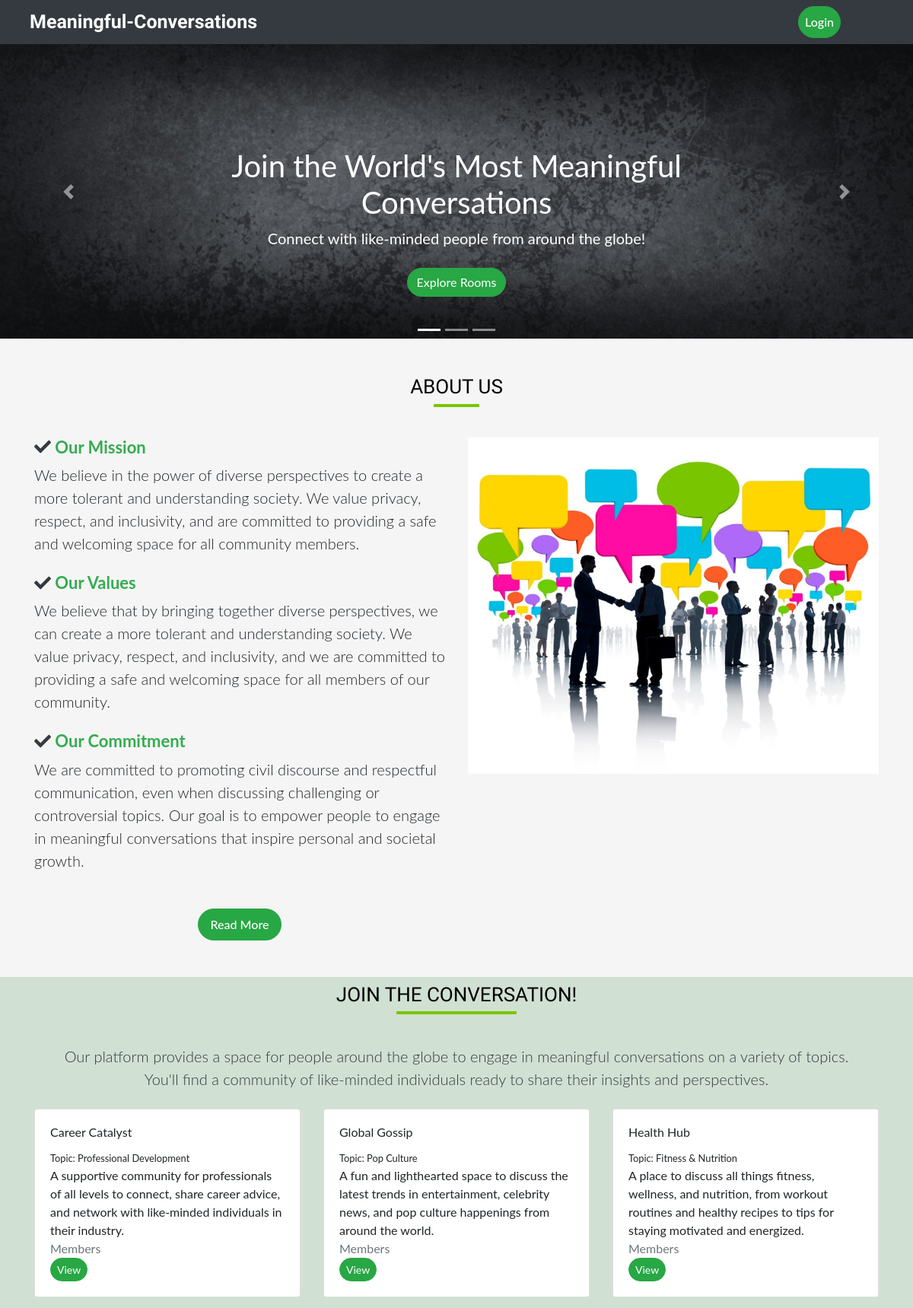
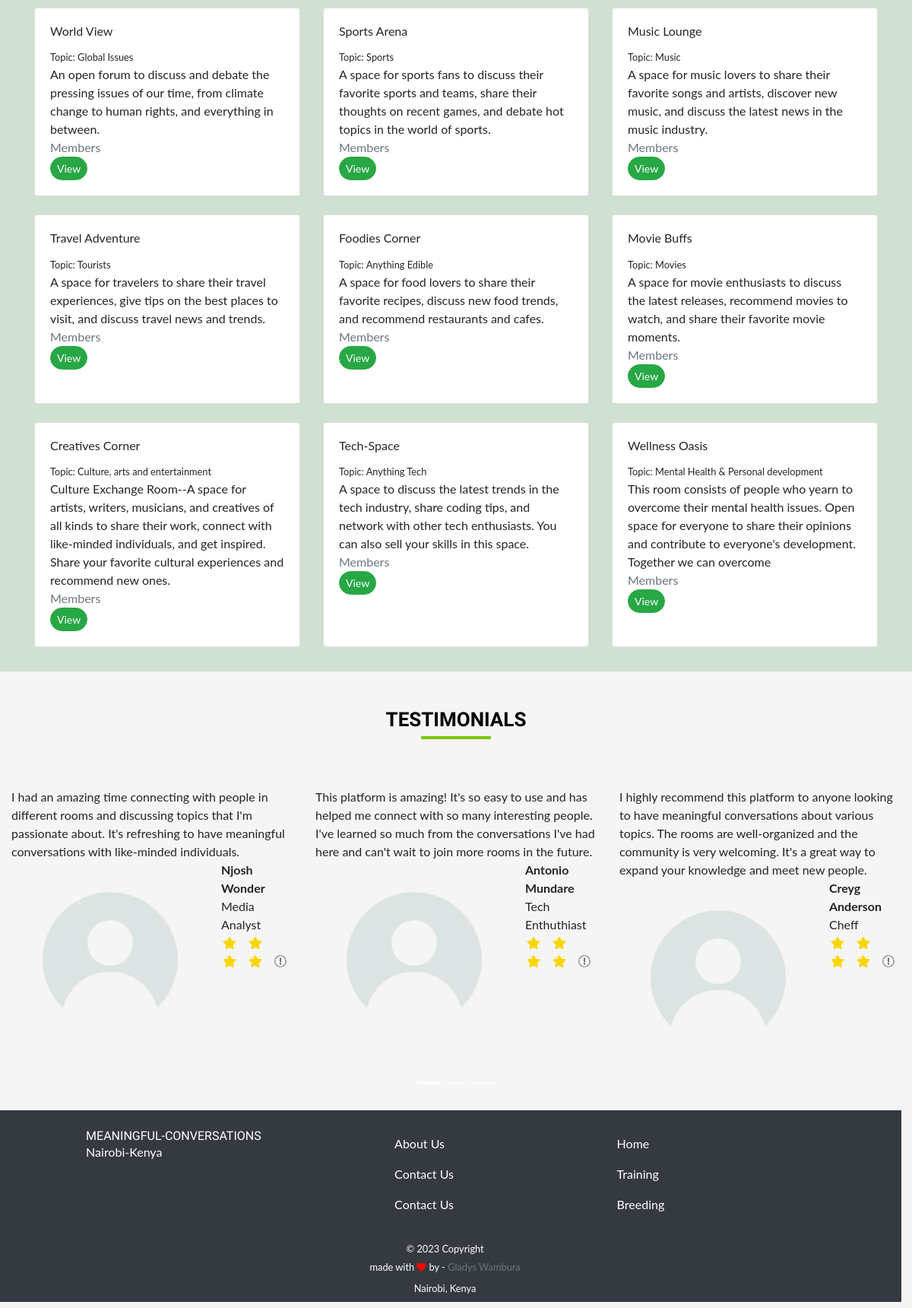
The page / on the database its author committed (2 pictures, top to bottom).
### conversations/models.py (models this page shows, shortened)
class Room(models.Model):
    name = models.CharField(max_length=255)
    topic = models.ForeignKey(Topic, on_delete=models.CASCADE)
    room_mates = models.ManyToManyField(User, related_name="room_mates", blank=True)
    host = models.ForeignKey(User, on_delete=models.CASCADE, related_name='creator')
    description =models.TextField(null=True)
    created_at = models.DateTimeField(auto_now_add=True)
    updated_at = models.DateTimeField(auto_now=True)
    class Meta:
        ordering = [ '-created_at']

class Topic(models.Model):
    name = models.CharField(("Room-Topic"), max_length=150)
    def __str__(self):
        return self.name

### conversations/views.py (the view)
# urls.py: path('', views.index, name='index'),
def index(request):
    rooms = Room.objects.all()
    topics = Topic.objects.all()
    q = request.GET.get('q') if request.GET.get('q') != None else ''
    rooms = Room.objects.filter(topic__name__icontains=q)
    context = {'rooms': rooms, 'topics': topics}
    return render(request, 'index.html', context)

### conversations/templates/index.html (shortened to what this page needs)
{% extends 'base.html' %} {% load static %} {% block content %}
  <div class="contentpage">
    <div class="">
      <div id="carouselExampleCaptions" class="carousel slide" data-ride="carousel" style="width:100%; height: auto">
        <ol class="carousel-indicators">
          <li data-target="#carouselExampleCaptions" data-slide-to="0" class="active"></li>
          <li data-target="#carouselExampleCaptions" data-slide-to="1"></li>
          <li data-target="#carouselExampleCaptions" data-slide-to="2"></li>
        </ol>
        <div class="carousel-inner">
          <div class="carousel-item active">
            <img src="{% static 'images/carouselimage3.jpg' %}" class="d-block w-100" alt="...">
            <div class="carousel-caption d-none d-md-block " style="margin-auto; top: 30%;">
              <h3 style="font-size: 40px;"> Join the World's Most Meaningful Conversations</h3>
              <p class="mt-2" style="font-size: 20px;">Connect with like-minded people from around the globe!</p>
              <a class="mt-4 btn btn-success btn-md" href="#rooms" role="button">Explore Rooms</a>
            </div>
          </div>
        </div>
        <button class="carousel-control-prev" type="button" data-target="#carouselExampleCaptions" data-slide="prev">
          <span class="carousel-control-prev-icon" aria-hidden="true"></span>
        </button>
        <button class="carousel-control-next" type="button" data-target="#carouselExampleCaptions" data-slide="next">
          <span class="carousel-control-next-icon" aria-hidden="true"></span>
        </button>
      </div>
    <section id="about-us" class="py-5">
      <div class="container">
        <h2 style="font-family: 'Merienda One', sans-serif">About Us</h2>
        <div class="row">
          <div class="col-md-6" style="font-size: 18px;">
            <h3 class="mb-2 font-bold" style="font-size: 22px; color:#34ac50"><i class="text-dark fas fa-check"></i> Our Mission</h3>
            <p class="mb-4 lead">
              We believe in the power of diverse perspectives to create a more
              tolerant and understanding society. We value privacy, respect, and
              inclusivity, and are committed to providing a safe and welcoming space
              for all community members.
            </p>
            <h3 class="mb-2 font-bold" style="font-size: 22px; color:#34ac50"><i class="text-dark fas fa-check"></i> Our Values</h3>
            <p class="mb-4 lead">
              We believe that by bringing together diverse perspectives, we can create a more tolerant and understanding society. We value privacy, respect, and inclusivity, and we are committed to providing a safe and welcoming space for all members of our community.
            </p>
            <h3 class="mb-2 font-bold" style="font-size: 22px; color:#34ac50"><i class="text-dark fas fa-check"></i> Our Commitment</h3>
            <p class="lead">
              We are committed to promoting civil discourse and respectful
              communication, even when discussing challenging or controversial
              topics. Our goal is to empower people to engage in meaningful
              conversations that inspire personal and societal growth.
            </p>
            <div class="text-center">
              <a href="{% url 'about' %}" class="btn btn-success text-center text-white px-3 py-2 rounded-md text-md font-medium mt-5"> Read More </a>
            </div>
          </div>
          <div class="col-md-6">
            <img
              src="{% static 'images/aboutimage.jpeg' %}"
              alt="About Us"
              class="img-fluid"
              style="border:none;"
            />
          </div>
        </div>
      </div>
    </section>
    <section class="py-2" style="background-color: #d0e0d2">
      <div class="container-fluid ">
        <h2 style="font-family: 'Merienda One', sans-serif" id="rooms">Join the Conversation!</h2>
        <p class="lead text-dark text-bold text-center mb-4">
          Our platform provides a space for people around the globe to engage in
          meaningful conversations on a variety of topics. <br> You'll find a community
          of like-minded individuals ready to share their insights and
          perspectives.
        </p>
      </div>
    <div class="container" >
      <div class="row">
        {% for room in rooms %}
        <div class="col-md-4 d-flex align-items-stretch">
          <div class="card mb-4 box-shadow">
            <div class="card-body align-self-end">
              <h4 class="card-title">{{ room.name }}</h4>
              <small class="card-text">Topic: {{ room.topic }}</small>
              <br>
              <p class="card-text">{{ room.description }}</p>
              <p class="card-text text-muted">{{ room.members.count }} Members</p>
              <div class="d-flex justify-content-between align-items-center">
                <div class="row">
                  <div class="col-md-4 btn-group">
                    <a
                      href="{% url 'room' room.id %}"
                      class="btn btn-success btn-sm"
                      >View</a
                    >
                  </div>
                </div>
              </div>
            </div>
          </div>
        </div>
        {% endfor %}
      </div>
    </div>
  </section>
    <div class="container-fluid mt-5">
      <div class="row">
        <div class="col-sm-12">
          <div id="myCarousel" class="carousel slide" data-ride="carousel">
            <h2 style="font-family: 'Merienda One', sans-serif"><b>Testimonials</b></h2>
            <br />
            <ol class="carousel-indicators">
              <li data-target="#myCarousel" data-slide-to="0" class="active"></li>
              <li data-target="#myCarousel" data-slide-to="1"></li>
              <li data-target="#myCarousel" data-slide-to="2"></li>
            </ol>
            <div class="carousel-inner">
              <div class="carousel-item active">
                <div class="row">
                  <div class="col-sm-4">
                    <div class="testimonial">
                      <p>
                        I had an amazing time connecting with people in different
                        rooms and discussing topics that I'm passionate about.
                        It's refreshing to have meaningful conversations with
                        like-minded individuals.
                      </p>
                    </div>
                    <div class="media">
                      <img
                        src="{% static 'images/user-icon.png' %}"
                        class="mr-3"
                        alt=""
                      />
                      <div class="media-body">
                        <div class="overview">
                          <div class="name"><b>Njosh Wonder</b></div>
                          <div class="details">Media Analyst</div>
                          <div class="star-rating">
                            <ul class="list-inline">
                              <li class="list-inline-item">
                                <i class="fa fa-star" style="color: #fad600"></i>
                              </li>
                              <li class="list-inline-item">
                                <i class="fa fa-star" style="color: #fad600"></i>
                              </li>
                              <li class="list-inline-item">
                                <i class="fa fa-star" style="color: #fad600"></i>
                              </li>
                              <li class="list-inline-item">
                                <i class="fa fa-star" style="color: #fad600"></i>
                              </li>
                              <li class="list-inline-item">
                                <i class="fa fa-star-o"></i>
                              </li>
                            </ul>
                          </div>
                        </div>
                      </div>
                    </div>
                  </div>
                  <div class="col-sm-4">
                    <div class="testimonial">
                      <p>
                        This platform is amazing! It's so easy to use and has
                        helped me connect with so many interesting people. I've
                        learned so much from the conversations I've had here and
                        can't wait to join more rooms in the future.
                      </p>
                    </div>
                    <div class="media">
                      <img
                        src="{% static 'images/user-icon.png' %}"
                        class="mr-3"
                        alt=""
                      />
                      <div class="media-body">
                        <div class="overview">
                          <div class="name"><b>Antonio Mundare</b></div>
                          <div class="details">Tech Enthuthiast</div>
                          <div class="star-rating">
                            <ul class="list-inline">
                              <li class="list-inline-item">
                                <i class="fa fa-star" style="color: #fad600"></i>
                              </li>
                              <li class="list-inline-item">
                                <i class="fa fa-star" style="color: #fad600"></i>
                              </li>
                              <li class="list-inline-item">
                                <i class="fa fa-star" style="color: #fad600"></i>
                              </li>
                              <li class="list-inline-item">
                                <i class="fa fa-star" style="color: #fad600"></i>
                              </li>
                              <li class="list-inline-item">
                                <i class="fa fa-star-o"></i>
                              </li>
                            </ul>
                          </div>
                        </div>
                      </div>
                    </div>
                  </div>
                  <div class="col-sm-4">
                    <div class="testimonial">
                      <p>
                        I highly recommend this platform to anyone looking to have
                        meaningful conversations about various topics. The rooms
                        are well-organized and the community is very welcoming.
                        It's a great way to expand your knowledge and meet new
                        people.
                      </p>
                    </div>
                    <div class="media">
                      <img
                        src="{% static 'images/user-icon.png' %}"
                        class="mr-3"
                        alt=""
                      />
                      <div class="media-body">
                        <div class="overview">
                          <div class="name"><b>Creyg Anderson</b></div>
                          <div class="details">Cheff</div>
                          <div class="star-rating">
                            <ul class="list-inline">
                              <li class="list-inline-item">
                                <i class="fa fa-star" style="color: #fad600"></i>
                              </li>
                              <li class="list-inline-item">
                                <i class="fa fa-star" style="color: #fad600"></i>
                              </li>
                              <li class="list-inline-item">
                                <i class="fa fa-star" style="color: #fad600"></i>
                              </li>
                              <li class="list-inline-item">
                                <i class="fa fa-star" style="color: #fad600"></i>
                              </li>
                              <li class="list-inline-item">
                                <i class="fa fa-star-o"></i>
                              </li>
                            </ul>
                          </div>
                        </div>
                      </div>
                    </div>
                  </div>
                </div>
              </div>
            </div>
            <a class="carousel-control-prev" href="#myCarousel" data-slide="prev">
              <i class="fa fa-chevron-left"></i>
            </a>
            <a class="carousel-control-next" href="#myCarousel" data-slide="next">
              <i class="fa fa-chevron-right"></i>
            </a>
          </div>
        </div>
      </div>
    </div>
    <br />
  </div>
<footer class="container-fluid page-footer font-small text-white pt-4" style="background-color: #343a40; margin-left: -1.2%">
  <div class="container-fluid text-center text-md-left">
    <div class="row">
      <div class="col-md-4 offset-md-1 mt-md-0 mt-3">
        <h5
          class="text-uppercase footer-name"
          style="font-family: 'Merienda One', sans-serif"
        >
          Meaningful-Conversations
        </h5>
        <p class="address">Nairobi-Kenya</p>
      </div>
      <div class="col-md-3 mb-md-0 mb-3">
        <ul class="list-unstyled">
          <li>
            <a class="nav-link text-white" href="#">About Us</a>
          </li>
          <li>
            <a class="nav-link text-white" href="#">Contact Us</a>
          </li>
          <li>
            <a class="nav-link text-white" href="#">Contact Us</a>
          </li>
        </ul>
      </div>
      <div class="col-md-3 mb-md-0 mb-3">
        <ul class="list-unstyled">
          <li>
            <a class="nav-link text-white" href="#">Home</a>
          </li>
          <li>
            <a class="nav-link text-white" href="#">Training</a>
          </li>
          <li>
            <a class="nav-link text-white" href="#">Breeding</a>
          </li>
        </ul>
      </div>
    </div>
  </div>
  <br />
  <hr style="color-white">
  <div class="mb-2 text-center">
    <small class="text-white"> © 2023 Copyright </small>
    <br />
    <small class="text-white">
      made with <i class="fa fa-heart" style="color: red"></i> by -
      <a
        class="text-white text-muted"
        target="_blank"
        rel="noopener noreferrer"
        href=""
      >
        Gladys Wambura
      </a>
      <a class="nav-link text-white" href="#">Nairobi, Kenya</a>
    </small>
  </div>
</footer>
{% endblock content %}

### static/css/style.css (style rules this page uses)
body { margin: 0; font-family: "Lato", sans-serif; background-color: whitesmoke; }
h2 { color: #000; font-size: 26px; font-weight: 500; position: relative; margin: 0 auto 50px; text-transform: uppercase; display: table; }
h2::after { content: ""; width: 50%; position: absolute; height: 4px; border-radius: 1px; background: #79c500; left: 25%; bottom: -10px; }
.star-rating li { padding: 0 2px; }
.page-footer { background-color: #343a40; }
.container { width: 95%; max-width: 1140px; margin: auto; }
ul { list-style: none; padding: 0; margin: 0; }
.form-control, .btn { border-radius: 50px; outline: none !important; }

### rows shown on the page
Room: name "Career Catalyst", topic "Professional Development", description "A supportive community for professionals of all levels to connect, share career advice, and network with like-minded individuals in their industry."
Room: name "Global Gossip", topic "Pop Culture", description "A fun and lighthearted space to discuss the latest trends in entertainment, celebrity news, and pop culture happenings from around the world."
Room: name "Health Hub", topic "Fitness & Nutrition", description "A place to discuss all things fitness, wellness, and nutrition, from workout routines and healthy recipes to tips for staying motivated and energized."
Room: name "World View", topic "Global Issues", description "An open forum to discuss and debate the pressing issues of our time, from climate change to human rights, and everything in between."
Room: name "Sports Arena", topic "Sports", description "A space for sports fans to discuss their favorite sports and teams, share their thoughts on recent games, and debate hot topics in the world of sports."
Room: name "Music Lounge", topic "Music", description "A space for music lovers to share their favorite songs and artists, discover new music, and discuss the latest news in the music industry."
Room: name "Travel Adventure", topic "Tourists", description "A space for travelers to share their travel experiences, give tips on the best places to visit, and discuss travel news and trends."
Room: name "Foodies Corner", topic "Anything Edible", description "A space for food lovers to share their favorite recipes, discuss new food trends, and recommend restaurants and cafes."
Room: name "Movie Buffs", topic "Movies", description "A space for movie enthusiasts to discuss the latest releases, recommend movies to watch, and share their favorite movie moments."
Room: name "Creatives Corner", topic "Culture, arts and entertainment", description "Culture Exchange Room--A space for artists, writers, musicians, and creatives of all kinds to share their work, connect with like-minded individuals, and get inspired. Share your favorite cultural experiences and recommend new ones."
Room: name "Tech-Space", topic "Anything Tech", description "A space to discuss the latest trends in the tech industry, share coding tips, and network with other tech enthusiasts. You can also sell your skills in this space."
Room: name "Wellness Oasis", topic "Mental Health & Personal development", description "This room consists of people who yearn to overcome their mental health issues. Open space for everyone to share their opinions and contribute to everyone's development. Together we can overcome"
